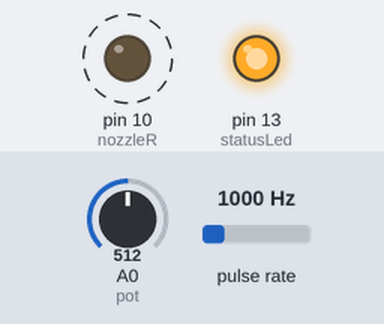
Recording of a sketch running on a simulated Arduino Uno, built with avr-gcc and run on an emulated ATmega328P. On the bench: output pins drawn as LEDs (lit = HIGH). Wiring (inferred from the names in the program): pulse sensor: data pin 2. Dashed ring = blinking. The test bench sets the inputs (shaded band); at power-on: A0 (pot) = 512, pulse rate 1000 Hz. What the sketch prints to the serial monitor is not drawn.

Above: at 1.2 s.
1.3 s: A0 (pot) set to 716
4.3 s: A0 (pot) set to 511
Timing chart, 0 to 13.3 s (numbered marks = the images above; inputs shaded):
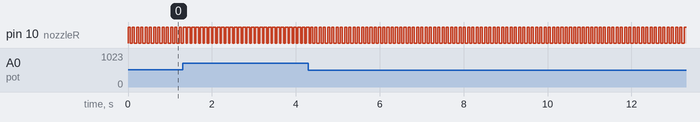

Measured:
- by itself, pin 10 (nozzleR): alternates HIGH for 0.05 s and LOW for 0.05 s

The sketch:

bypassONFull.ino
```cpp
int nozzleL=11;
int pot=A0;
int nozzleR=10;

//flow sensor
byte statusLed    = 13;

byte sensorInterrupt = 0;  // 0 = digital pin 2
byte sensorPin       = 2;

// The hall-effect flow sensor outputs approximately 4.5 pulses per second per
// litre/minute of flow.
float calibrationFactor =7;

volatile byte pulseCount;

float flowRate;
unsigned int flowMilliLitres;
unsigned long totalMilliLitres;

unsigned long oldTime;
//---------

void setup() {
  //Flow sensor setup
    // Initialize a serial connection for reporting values to the host
  Serial.begin(9600);

  // Set up the status LED line as an output
  pinMode(statusLed, OUTPUT);
  digitalWrite(statusLed, HIGH);  // We have an active-low LED attached

  pinMode(sensorPin, INPUT);
  digitalWrite(sensorPin, HIGH);

  pulseCount        = 0;
  flowRate          = 0.0;
  flowMilliLitres   = 0;
  totalMilliLitres  = 0;
  oldTime           = 0;

  // The Hall-effect sensor is connected to pin 2 which uses interrupt 0.
  // Configured to trigger on a FALLING state change (transition from HIGH
  // state to LOW state)
  attachInterrupt(sensorInterrupt, pulseCounter, FALLING);
  /////------------

  // put your setup code here, to run once:
  Serial.println("Date & Time, DutyCycle,flowMilliLitres");
Serial.begin(9600);
//pinMode(nozzleL,OUTPUT);
pinMode(nozzleR,OUTPUT);
pinMode(pot,INPUT);
}

void loop() {
  // put your main code here, to run repeatedly:
//you can change the frequency by changing the ON/OFF time.
// total time =2 seconds, frequency =1/2=0.5 Hz
// duty cycle here is 50%
//delay time HIGH/total time=desired duty cycle

 if((millis() - oldTime) > 1000)    // Only process counters once per second
  {
    // Disable the interrupt while calculating flow rate and sending the value to
    // the host
    detachInterrupt(sensorInterrupt);

    // Because this loop may not complete in exactly 1 second intervals we calculate
    // the number of milliseconds that have passed since the last execution and use
    // that to scale the output. We also apply the calibrationFactor to scale the output
    // based on the number of pulses per second per units of measure (litres/minute in
    // this case) coming from the sensor.
    flowRate = ((1000.0 / (millis() - oldTime)) * pulseCount) / calibrationFactor;

    // Note the time this processing pass was executed. Note that because we've
    // disabled interrupts the millis() function won't actually be incrementing right
    // at this point, but it will still return the value it was set to just before
    // interrupts went away.
    oldTime = millis();

    // Divide the flow rate in litres/minute by 60 to determine how many litres have
    // passed through the sensor in this 1 second interval, then multiply by 1000 to
    // convert to millilitres.
    flowMilliLitres = (flowRate) * 1000;

    // Add the millilitres passed in this second to the cumulative total
    totalMilliLitres += flowMilliLitres;

    unsigned int frac;

    // Print the flow rate for this second in litres / minute
   // Serial.print("Flow rate: ");
    //Serial.print(int(flowRate));  // Print the integer part of the variable
    //Serial.print(".");             // Print the decimal point
    // Determine the fractional part. The 10 multiplier gives us 1 decimal place.
   //frac = (flowRate - int(flowRate)) * 10;
   // Serial.print(frac, DEC) ;      // Print the fractional part of the variable
    //Serial.println("L/min");
    // Print the number of litres flowed in this second
    //Serial.print("  Current Liquid Flowing: ");             // Output separator
    //Serial.print(flowMilliLitres);
    //Serial.print("mL/min");

    // Print the cumulative total of litres flowed since starting
    //Serial.print("  Output Liquid Quantity: ");             // Output separator
   //Serial.print(totalMilliLitres);
   //Serial.println("mL");

    // Reset the pulse counter so we can start incrementing again
    pulseCount = 0;

    // Enable the interrupt again now that we've finished sending output
    attachInterrupt(sensorInterrupt, pulseCounter, FALLING);
  }
  float val=analogRead(A0);
float dutyCycle=map(val,0,1023,0,100);
Serial.println(dutyCycle);
Serial.print("DutyCycle= "); Serial.println(dutyCycle);
//int dutyCycle=60;
  float frequency=10;
float  t=(1/frequency)*1000;
 // float dutyCycle=pwm;
float  TH=t*dutyCycle/100;
  float TL=t-TH;
  // Serial.print("TH= "); Serial.println(TH); Serial.print("TL= "); Serial.println(TL);
 digitalWrite(nozzleL,HIGH);
  digitalWrite(nozzleR,HIGH);
  delay(TH);
 digitalWrite(nozzleL,LOW);
  digitalWrite(nozzleR,LOW);
  delay(TL);

// Serial.print(",");
//Serial.print(dutyCycle);
//Serial.print(",");
//Serial.println(flowMilliLitres);

}
void pulseCounter()
{
  // Increment the pulse counter
  pulseCount++;
}
```
